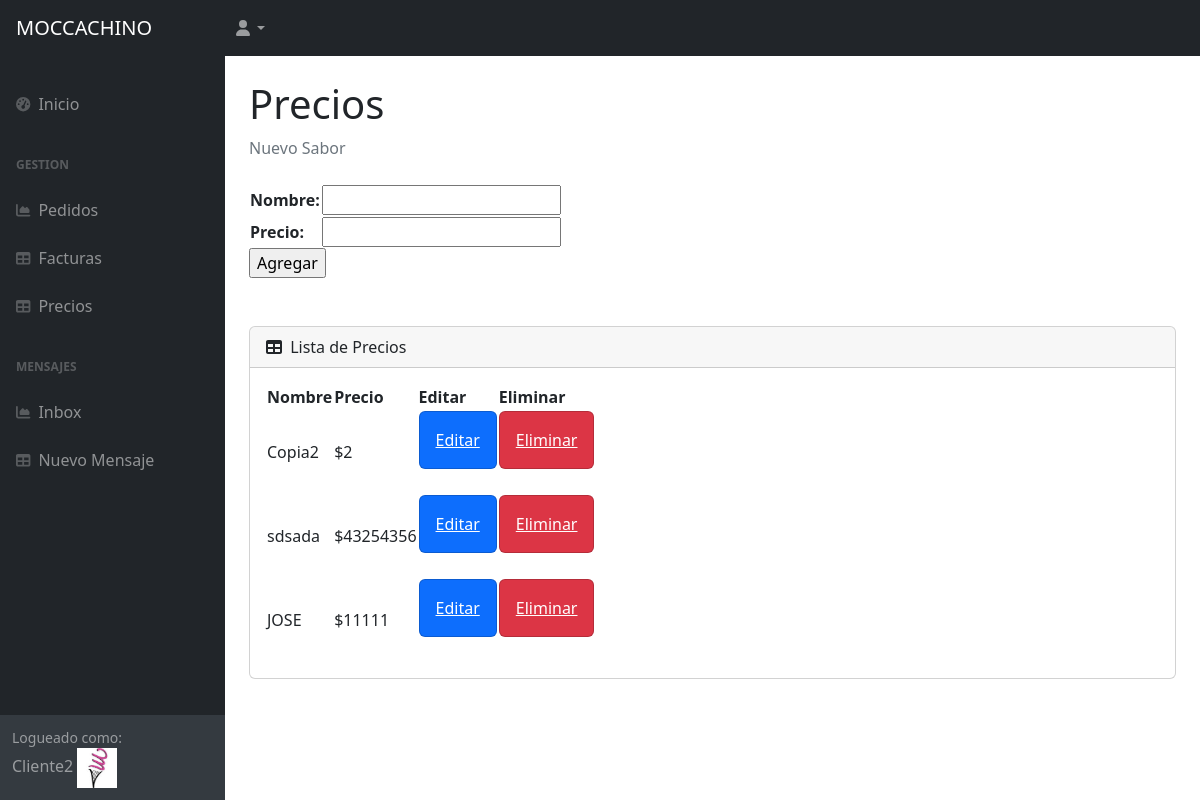
Page /AppClientes/precios/ (signed in) on the earlier database version.
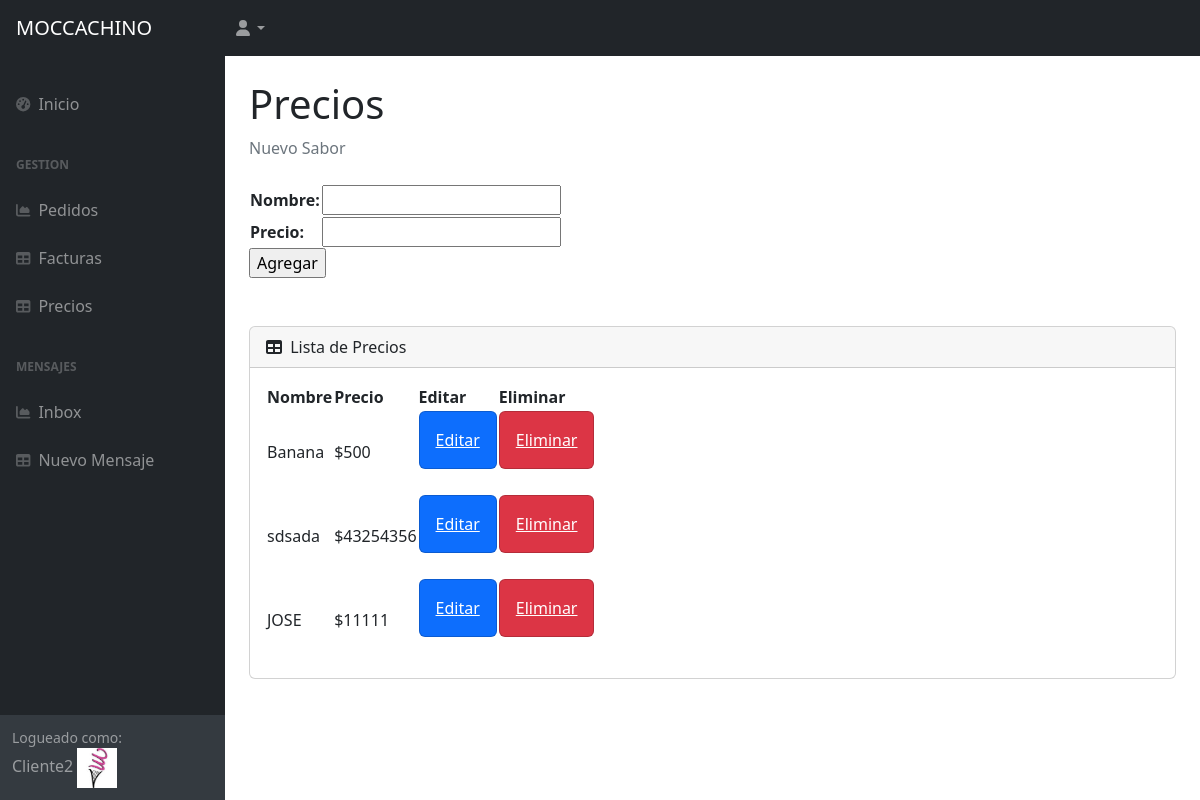
Same page on the later database version.
### AppClientes/models.py (models this page shows, shortened)
class Sabores(models.Model):
    nombre=models.CharField(max_length=50)
    precio=models.IntegerField()

### AppClientes/views.py (the view)
# urls.py: path('precios/', precios, name="precios"),
@login_required
def precios(request):
    if request.method == "POST":
        form = SaboresForm(request.POST)
        if form.is_valid():
            sabor = Sabores()
            sabor.nombre = form.cleaned_data["nombre"]
            sabor.precio = form.cleaned_data["precio"]
            sabor.save()
            form = SaboresForm()
    else:
       form = SaboresForm()
    sabores = Sabores.objects.all()
    context= {"sabores": sabores, "form": form, "avatar":verAvatar(request)}
    return render(request, ("AppClientes/precios.html"), context)

### AppClientes/forms.py
class SaboresForm(forms.Form):
    nombre=forms.CharField(max_length=50)
    precio=forms.IntegerField()

### AppClientes/views.py (called while the page is built)
def verAvatar(request):
    avatares=Avatar.objects.filter(user=request.user.id)
    if len(avatares)!=0:
        return avatares[0].imagen.url
    else:
        return "/media/avatars/favicon.ico"

### AppClientes/templates/AppClientes/precios.html (shortened to what this page needs)
{% extends 'AppClientes/padre.html' %}
{% load static %}
            {% block contenido %}
            <div id="layoutSidenav_content">
                <main>
                    <div class="container-fluid px-4">
                        <h1 class="mt-4">Precios</h1>
                        <ol class="breadcrumb mb-4">
                            <li class="breadcrumb-item active">Nuevo Sabor</li>
                        </ol>
                            <form action="" method="POST">
                                <table>
                                    {{ form.as_table }}
                                </table>
                                    <input type="submit" value="Agregar">
                            </form>
                            <br>
                            <br>
                        <div class="card mb-4">
                            <div class="card-header">
                                <i class="fas fa-table me-1"></i>
                                Lista de Precios
                            </div>
                            <div class="card-body">
                                <table id="datatablesSimple">
                                    <thead>
                                        <tr>
                                            <th>Nombre</th>
                                            <th>Precio</th>
                                            <th>Editar</th>
                                            <th>Eliminar</th>
                                        </tr>
                                    </thead>
                                    <tbody>
                                        {% for sabor in sabores %}
                                        <tr>
                                            <td>{{ sabor.nombre}}</td>
                                            <td>${{ sabor.precio}}</td>
                                            <td><div class="col-xl-auto col-md-1">
                                                <div class="card bg-primary text-white mb-4">
                                                    <a class="card-body" href="{% url 'precioseditar' sabor.id %}">Editar</a>
                                            </div></td>
                                            <td><div class="col-xl-auto col-md-1">
                                                <div class="card bg-danger text-white mb-4">
                                                    <a class="card-body" href="{% url 'preciosborrar' sabor.id %}">Eliminar</a>
                                                </div>
                                            </div></td>
                                        </tr>
                                        {% endfor %}
                                    </tbody>
                                </table>
                            </div>
                        </div>
                    </div>
                </main>
                {% endblock %}

Differences in the rows shown:
changed Sabores: nombre "Copia2" → "Banana"; precio "2" → "500"
